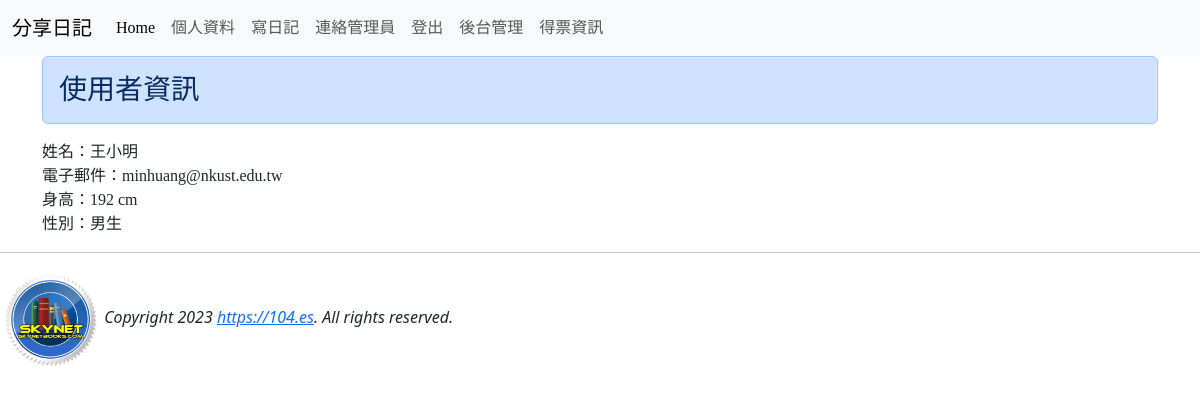
Page /userinfo/ (signed in) on the committed database.
### mysite/models.py (models this page shows, shortened)
class Profile(models.Model):
    user = models.OneToOneField(auth.models.User, on_delete=models.CASCADE)
    height = models.PositiveIntegerField(default=160)
    male = models.BooleanField(default=False)
    website = models.URLField(null=True)

### mysite/views.py (the view)
# urls.py: path('userinfo/', views.userinfo),
@login_required(login_url='/login/')
def userinfo(request):
    if request.user.is_authenticated:
        username = request.user.username
        try:
            user = User.objects.get(username=username)
            userinfo = models.Profile.objects.get(user=user)
        except:
            pass
    return render(request, "userinfo.html", locals())

### templates/userinfo.html (shortened to what this page needs)
{% extends "base.html" %}
{% block content %}
<div class='container'>
<div class='row'>
    <div class='col-md-12'>
            <h3 class="alert alert-primary">使用者資訊</h3>
    </div>
</div>
<p>
    姓名：{{ userinfo.user.username }}<br/>
    電子郵件：{{ userinfo.user.email }}<br/>
    身高：{{ userinfo.height }} cm<br/>
    性別：{{ userinfo.male | yesno:"男生,女生"}}
</p>
</div>
{% endblock %}

### templates/base.html (style rules this page uses)
h1, h2, h3, h4, h5, p, div { font-family: 微軟正黑體; }

### rows in the picture
Profile: user.username "王小明", user.email "minhuang@nkust.edu.tw", height "192", male "男生"
